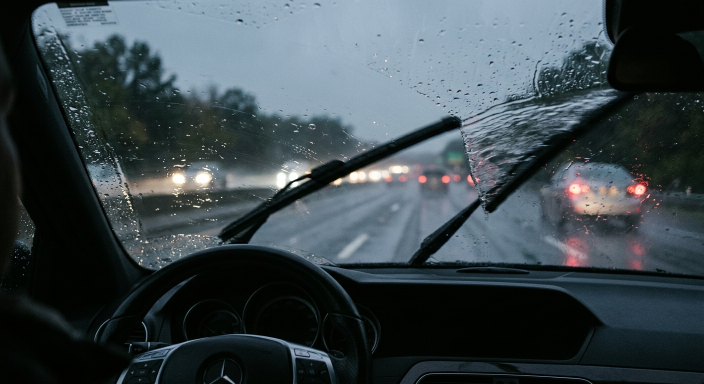
#> input picture Training Dataset-AI_GEN_Images/Generated Image May 06, 2026 - 10_36AM.jpg, 1408 x 768 px (shown at 1/2 size)
$ python -i layer5_biological.py   (imports and definitions only)   (older library calls are emulated)
#> lines starting #> are read from the running program, lines starting #| are printed output that depends on the picture
"""Layer 5 — biological & semantic consistency.

For images: shadow-direction consistency, light-source coherence, eye/pupil
geometry (when a face is detected), and depth-of-field plausibility.

For video: rPPG heartbeat detection (CHROM method), blink-rate plausibility.

For audio: vocal-tract formant plausibility (formants must correspond to a
14–20 cm vocal tract for adults), pitch jitter and shimmer ranges.
"""

from __future__ import annotations

import math
from typing import List, Optional

import cv2
import numpy as np
from scipy import signal as scisig
from scipy import stats as scistats

from ..schemas import SignalResult, SignalSeverity
from ..utils.io import to_grayscale


# ---------------------------------------------------------------------------
# Shared helpers
# ---------------------------------------------------------------------------


def _logistic(x: float, k: float = 1.0, x0: float = 0.0) -> float:
    z = max(-30.0, min(30.0, k * (x - x0)))
    return 1.0 / (1.0 + math.exp(-z))


# [8 lines that did not run here, left out]


# ---------------------------------------------------------------------------
# Image signals
# ---------------------------------------------------------------------------


# [51 lines that did not run here, left out]


# [53 lines that did not run here, left out]


# [46 lines that did not run here, left out]


# [56 lines that did not run here, left out]


# [74 lines that did not run here, left out]


# [8 lines that did not run here, left out]


# ---------------------------------------------------------------------------
# Video signals
# ---------------------------------------------------------------------------


# [75 lines that did not run here, left out]


# [47 lines that did not run here, left out]


# ---------------------------------------------------------------------------
# Audio signals
# ---------------------------------------------------------------------------


# [72 lines that did not run here, left out]

>>> import cv2
>>> picture = cv2.imread('../../../Training Dataset-AI_GEN_Images/Generated Image May 06, 2026 - 10_36AM.jpg', cv2.IMREAD_GRAYSCALE)
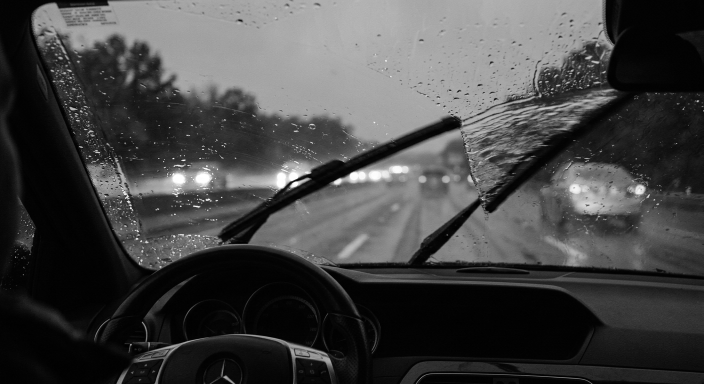
#> picture: shape (768, 1408) (shown at 1/2 size); min 0, max 255, mean 68.3
#> (the run stopped early here; a loop or call above may not have finished)

$ run again, on Training Dataset-AI_GEN_Images/Generated Image May 06, 2026 - 10_37AM.jpg
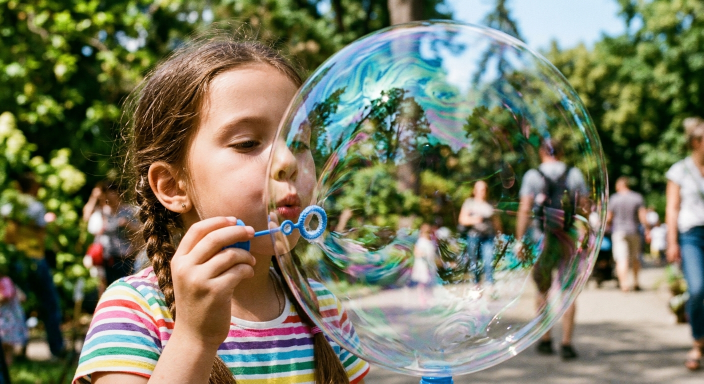
#> input picture Training Dataset-AI_GEN_Images/Generated Image May 06, 2026 - 10_37AM.jpg, 1408 x 768 px (shown at 1/2 size)
#> `picture = cv2.imread('../../../Training Dataset-AI_GEN_Images/Generate..`:
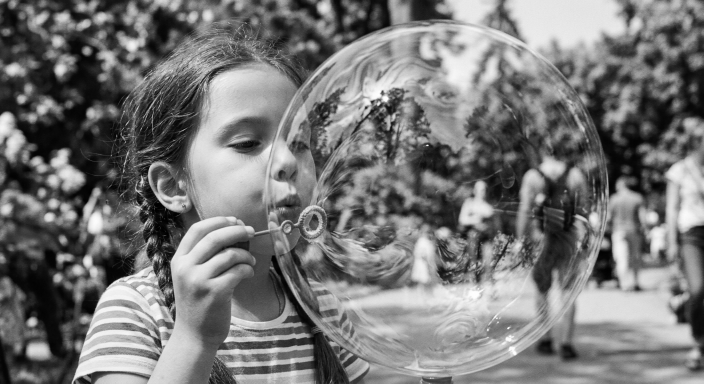
#> picture: shape (768, 1408) (shown at 1/2 size); min 0, max 255, mean 119.5

$ run again, on Training Dataset-AI_GEN_Images/Generated Image May 06, 2026 - 10_38AM.jpg
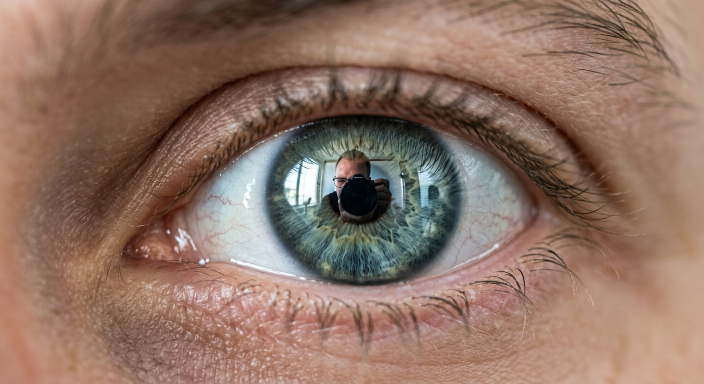
#> input picture Training Dataset-AI_GEN_Images/Generated Image May 06, 2026 - 10_38AM.jpg, 1408 x 768 px (shown at 1/2 size)
#> `picture = cv2.imread('../../../Training Dataset-AI_GEN_Images/Generate..`:
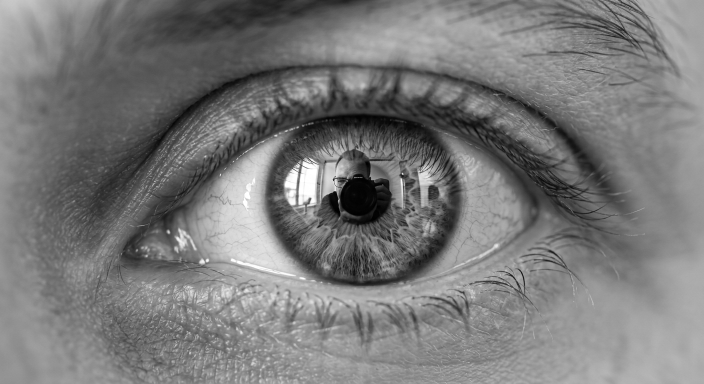
#> picture: shape (768, 1408) (shown at 1/2 size); min 0, max 255, mean 121.3

$ run again, on Training Dataset-AI_GEN_Images/Generated Image May 06, 2026 - 10_41AM.jpg
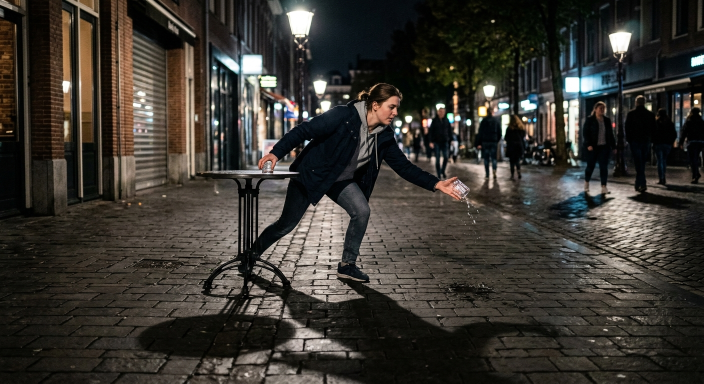
#> input picture Training Dataset-AI_GEN_Images/Generated Image May 06, 2026 - 10_41AM.jpg, 1408 x 768 px (shown at 1/2 size)
#> `picture = cv2.imread('../../../Training Dataset-AI_GEN_Images/Generate..`:
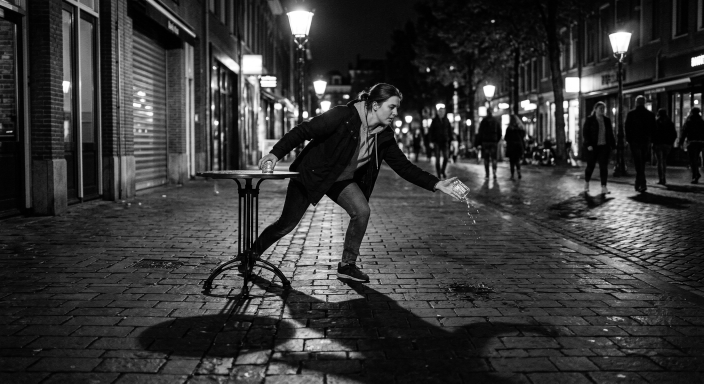
#> picture: shape (768, 1408) (shown at 1/2 size); min 0, max 255, mean 54.7
